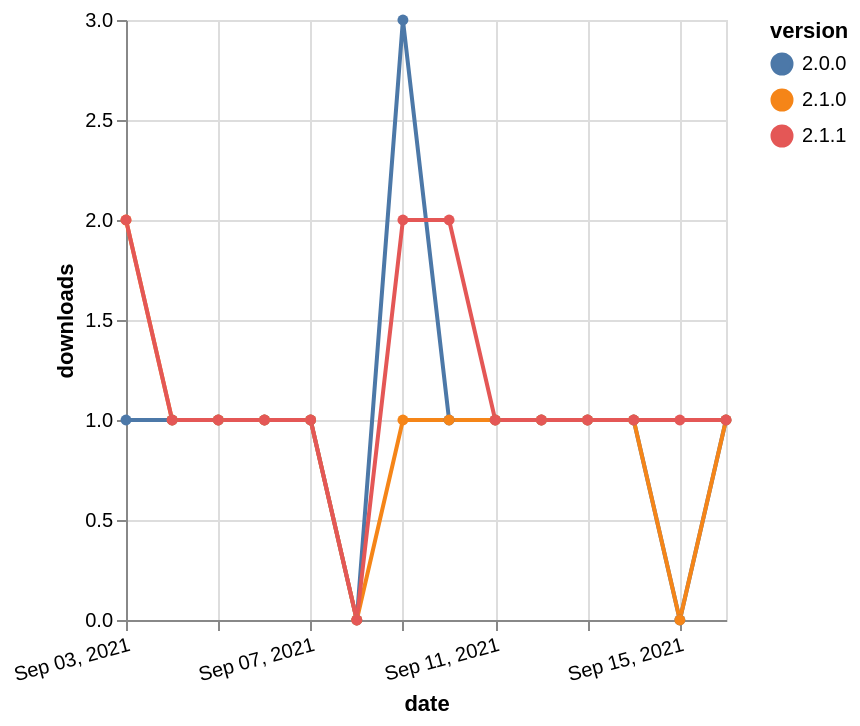

Here is the Vega-Lite specification saved for this chart:
### Vega-Lite specification from a JSON file in a GitHub repository (floating-point values rounded to 4 significant figures)
{"$schema": "https://vega.github.io/schema/vega-lite/v5.json", "description": "A simple bar chart with embedded data.", "data": {"values": [{"date": "2021-09-03", "total": 156, "delta": 1, "version": "2.0.0"}, {"date": "2021-09-04", "total": 157, "delta": 1, "version": "2.0.0"}, {"date": "2021-09-05", "total": 158, "delta": 1, "version": "2.0.0"}, {"date": "2021-09-06", "total": 159, "delta": 1, "version": "2.0.0"}, {"date": "2021-09-07", "total": 160, "delta": 1, "version": "2.0.0"}, {"date": "2021-09-08", "total": 160, "delta": 0, "version": "2.0.0"}, {"date": "2021-09-09", "total": 163, "delta": 3, "version": "2.0.0"}, {"date": "2021-09-10", "total": 164, "delta": 1, "version": "2.0.0"}, {"date": "2021-09-11", "total": 165, "delta": 1, "version": "2.0.0"}, {"date": "2021-09-12", "total": 166, "delta": 1, "version": "2.0.0"}, {"date": "2021-09-13", "total": 167, "delta": 1, "version": "2.0.0"}, {"date": "2021-09-14", "total": 168, "delta": 1, "version": "2.0.0"}, {"date": "2021-09-15", "total": 168, "delta": 0, "version": "2.0.0"}, {"date": "2021-09-16", "total": 169, "delta": 1, "version": "2.0.0"}, {"date": "2021-09-03", "total": 116, "delta": 2, "version": "2.1.0"}, {"date": "2021-09-04", "total": 117, "delta": 1, "version": "2.1.0"}, {"date": "2021-09-05", "total": 118, "delta": 1, "version": "2.1.0"}, {"date": "2021-09-06", "total": 119, "delta": 1, "version": "2.1.0"}, {"date": "2021-09-07", "total": 120, "delta": 1, "version": "2.1.0"}, {"date": "2021-09-08", "total": 120, "delta": 0, "version": "2.1.0"}, {"date": "2021-09-09", "total": 121, "delta": 1, "version": "2.1.0"}, {"date": "2021-09-10", "total": 122, "delta": 1, "version": "2.1.0"}, {"date": "2021-09-11", "total": 123, "delta": 1, "version": "2.1.0"}, {"date": "2021-09-12", "total": 124, "delta": 1, "version": "2.1.0"}, {"date": "2021-09-13", "total": 125, "delta": 1, "version": "2.1.0"}, {"date": "2021-09-14", "total": 126, "delta": 1, "version": "2.1.0"}, {"date": "2021-09-15", "total": 126, "delta": 0, "version": "2.1.0"}, {"date": "2021-09-16", "total": 127, "delta": 1, "version": "2.1.0"}, {"date": "2021-09-03", "total": 89, "delta": 2, "version": "2.1.1"}, {"date": "2021-09-04", "total": 90, "delta": 1, "version": "2.1.1"}, {"date": "2021-09-05", "total": 91, "delta": 1, "version": "2.1.1"}, {"date": "2021-09-06", "total": 92, "delta": 1, "version": "2.1.1"}, {"date": "2021-09-07", "total": 93, "delta": 1, "version": "2.1.1"}, {"date": "2021-09-08", "total": 93, "delta": 0, "version": "2.1.1"}, {"date": "2021-09-09", "total": 95, "delta": 2, "version": "2.1.1"}, {"date": "2021-09-10", "total": 97, "delta": 2, "version": "2.1.1"}, {"date": "2021-09-11", "total": 98, "delta": 1, "version": "2.1.1"}, {"date": "2021-09-12", "total": 99, "delta": 1, "version": "2.1.1"}, {"date": "2021-09-13", "total": 100, "delta": 1, "version": "2.1.1"}, {"date": "2021-09-14", "total": 101, "delta": 1, "version": "2.1.1"}, {"date": "2021-09-15", "total": 102, "delta": 1, "version": "2.1.1"}, {"date": "2021-09-16", "total": 103, "delta": 1, "version": "2.1.1"}]}, "width": "container", "mark": {"type": "line", "point": {"filled": true}}, "encoding": {"x": {"field": "date", "type": "temporal", "timeUnit": "yearmonthdate", "title": "date", "axis": {"labelAngle": -15}}, "y": {"field": "delta", "type": "quantitative", "title": "downloads"}, "color": {"field": "version", "type": "nominal"}, "tooltip": {"field": "delta"}}}
